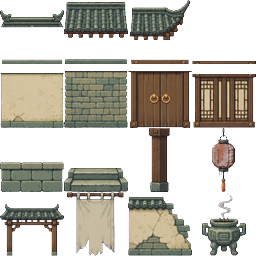
#> input picture xia-ai-town/assets/atlas/parts.png, 256 x 256 px
$ python -i build_hd2d_assets.py   (imports and definitions only)
#> lines starting #> are read from the running program, lines starting #| are printed output that depends on the picture; after the words box and inside, x2 and y2 are one past the last pixel; in counts of white or black regions, pixels touching at a corner belong together
#> further down, picture is the input picture: PIL image 256x256 RGBA; mean R, G, B, A 57.5, 53.8, 44.3, 119
"""P1 production helpers; invoked only by build_art_assets.py --hd2d.

No legacy outputs are touched. Raw sources remain ignored. All reductions use
nearest + an explicit shared palette, never interpolated alpha or LANCZOS.
"""
from __future__ import annotations
import hashlib
import json
from pathlib import Path
import numpy as np
from PIL import Image, ImageDraw, ImageFont

DIRECTIONS = ['s', 'sw', 'w', 'nw', 'n', 'ne', 'e', 'se']
FRAME = (64, 80)
COLUMNS = 10
WALK_DURATION = 0.065
P3_ACTORS = {
    'gu_changfeng': ('actors-p3/npc-gu-changfeng.png', 72, 'human'),
    'tie_wushuang': ('actors-p3/npc-tie-wushuang.png', 72, 'human'),
    'su_wanqing': ('actors-p3/npc-su-wanqing.png', 72, 'human'),
    'chen_bansong': ('actors-p3/npc-chen-bansong.png', 72, 'human'),
    'wang_dazhu': ('actors-p3/npc-wang-dazhu.png', 72, 'human'),
    'liu_xiaodie': ('actors-p3/npc-liu-xiaodie.png', 72, 'human'),
    'zhang_mantou': ('actors-p3/npc-zhang-mantou.png', 72, 'human'),
    'wolf': ('actors-p3/mob-wolf.png', 44, 'beast'),
    'bandit': ('actors-p3/mob-bandit.png', 72, 'human'),
    'boss': ('actors-p3/mob-boss.png', 88, 'human'),
}

# [13 lines left out: function key, not called in this run]

def quantize(image: Image.Image, colors: int = 32) -> Image.Image:
    alpha = image.getchannel('A')
    rgb = image.convert('RGB').quantize(colors=colors, dither=Image.Dither.NONE).convert('RGBA')
    rgb.putalpha(alpha)
    return rgb

# [172 lines left out: functions grid, sprite, p3_actor_atlas, p3_actor_preview, hero_atlas, hero_review, not called in this run]


def periodic(image: Image.Image) -> Image.Image:
    """Repair a narrow edge band, preserving interior pixel clusters.

    Matching opposite edge texels avoids a discontinuity; a repeated preview
    still needs artistic review (mathematical periodicity is not visual quality).
    """
    a = np.array(image.convert('RGB')).astype(float)
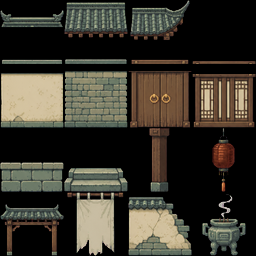
#> a: shape (256, 256, 3) float64; mean R, G, B 57.5, 53.8, 44.3
    for axis in (0, 1):
        b = np.swapaxes(a, 0, axis)
        edge = (b[0] + b[-1]) / 2
        for i in range(4):
            t = (4-i)/4
            b[i] = b[i]*(1-t)+edge*t
            b[-1-i] = b[-1-i]*(1-t)+edge*t
#> this loop made 2 passes
#> pass 2, in periodic, `b = np.swapaxes(a, 0, axis)`:
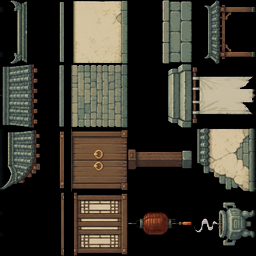
#> b: shape (256, 256, 3) float64; mean R, G, B 57.2, 53.5, 44.1
#> after the loop:
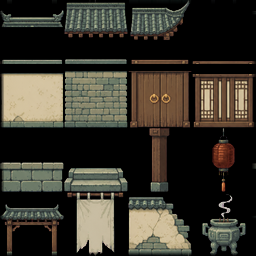
#> a: shape (256, 256, 3) float64; 2.32% of pixels changed, all inside (x1, y1, x2, y2) = (0, 0, 256, 256)
#> after the loop:
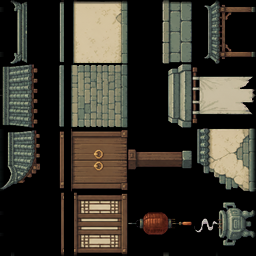
#> b: shape (256, 256, 3) float64; 0.96% of pixels changed, all inside (x1, y1, x2, y2) = (10, 0, 220, 256)
    return quantize(Image.fromarray(a.astype('uint8')).convert('RGBA'))
#> in quantize, `alpha = image.getchannel('A')`: alpha: PIL image 256x256 L; every value is 255

# [102 lines left out: functions write_import_policy, build, not called in this run]

>>> from PIL import Image
>>> picture = Image.open('../assets/atlas/parts.png')
>>> result = periodic(picture)

$ run again, on xia-ai-town/assets/atlas/props.png
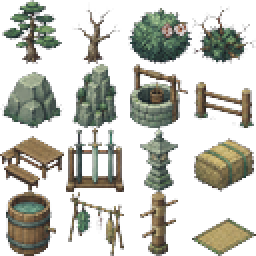
#> input picture xia-ai-town/assets/atlas/props.png, 128 x 128 px (shown 2 times larger)
#> picture is the input picture: PIL image 128x128 RGBA; mean R, G, B, A 39.6, 39.9, 31.5, 96
#> after the loop in periodic, `for axis in (0, 1):`:
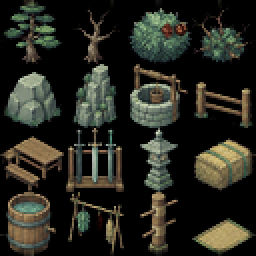
#> a: shape (128, 128, 3) float64 (shown 2 times larger); mean R, G, B 39.1, 39.4, 31.2
#> after the loop in periodic, `for axis in (0, 1):`:
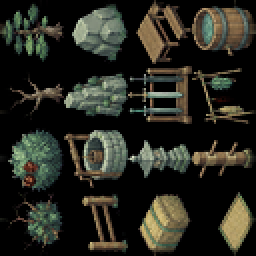
#> b: shape (128, 128, 3) float64 (shown 2 times larger); mean R, G, B 39.1, 39.4, 31.2
#> alpha: PIL image 128x128 L; every value is 255

$ run again, on xia-ai-town/assets/atlas/terrain.png
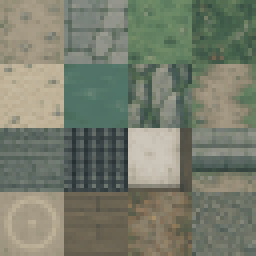
#> input picture xia-ai-town/assets/atlas/terrain.png, 64 x 64 px (shown 4 times larger)
#> picture is the input picture: PIL image 64x64 RGBA; mean R, G, B, A 119.9, 124.9, 109, 255
#> after the loop in periodic, `for axis in (0, 1):`:
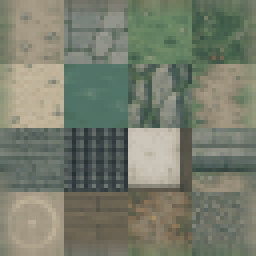
#> a: shape (64, 64, 3) float64 (shown 4 times larger); mean R, G, B 119.8, 124.9, 108.9
#> after the loop in periodic, `for axis in (0, 1):`:
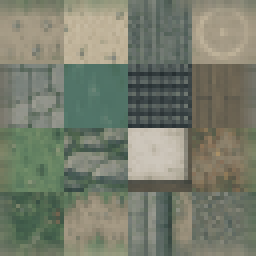
#> b: shape (64, 64, 3) float64 (shown 4 times larger); mean R, G, B 119.8, 124.9, 108.9
#> alpha: PIL image 64x64 L; every value is 255
